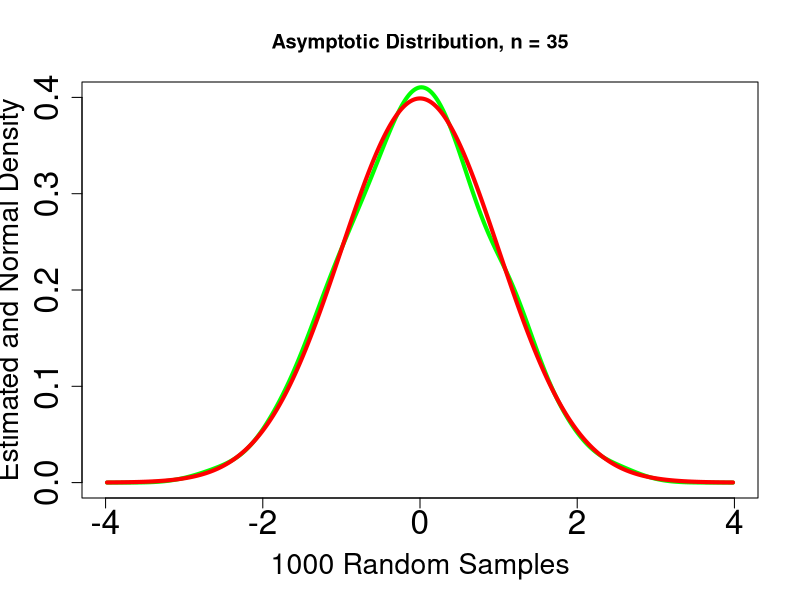

Write the R code that produced this figure.
# clear variables and close windows
rm(list = ls(all = TRUE))
graphics.off()

# install and load packages
libraries = c("KernSmooth")
lapply(libraries, function(x) if (!(x %in% installed.packages())) {
    install.packages(x)
})
lapply(libraries, library, quietly = TRUE, character.only = TRUE)

# parameter settings
p = 0.5
n = 35

# Random generation of the binomial distribution with parameters 1000*n and 0.5
bsample = rbinom(n * 1000, 1, p)  

# Create a matrix of binomial random variables
bsamplem = matrix(bsample, n, 1000) 

#Compute kernel density estimate
bden = bkde((colMeans(bsamplem) - p)/sqrt(p * (1 - p)/n))  

# Plot
plot(bden, col = "green", type = "l", lty = 1, lwd = 4, xlab = "1000 Random Samples", 
    ylab = "Estimated and Normal Density", cex.lab = 1.7, cex.axis = 2, ylim = c(0, 
        0.4))  #Plot kernel density
lines(bden$x, dnorm(bden$x), col = "red", lty = 1, lwd = 4)  
title(paste("Asymptotic Distribution, n =", n)) 
